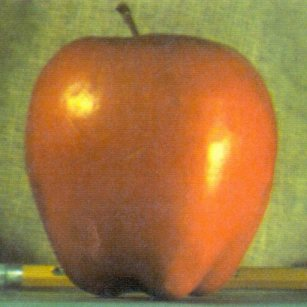
//> input picture Sheet02/images/apple.jpg, 307 x 307 px
$ ./sheet00 ../../Sheet02/images/apple.jpg   (built with g++ and OpenCV 4)
//> lines starting //> are read from the running program, lines starting //| are printed output that depends on the picture; after the words box and inside, x2 and y2 are one past the last pixel; in counts of white or black regions, pixels touching at a corner belong together
#include <iostream>
#include <opencv2/core/core.hpp>
#include <opencv2/highgui/highgui.hpp>
#include <opencv2/imgproc/imgproc.hpp>

using namespace std;
using namespace cv;

void readImage(const char* file, Mat& result) {
//> called with file = "../../Sheet02/images/apple.jpg"
    //TODO: implement your solution here
    cout << "(a) read image... " << endl;
    result = imread(file);
//> result is the input picture: 307 rows x 307 cols, CV_8UC3; mean B, G, R 64.8, 119.6, 159
    if(!result.data ) // Check for invalid input
    {
        cout <<  "Could not open or find the image: " << file << std::endl ;
    }
}

void display(const char* windowTitle, Mat& img) {
    //TODO: implement your solution here
    cout << "(a) show image... " << endl;
    imshow(windowTitle, img);

    //hold the window up to a key event
    waitKey(0);
}

void convertToGrayImg(Mat& img, Mat& result) {
    //TODO: implement your solution here
    cout << "(b) convert image to intensity image... " << endl;
    cvtColor(img, result, CV_BGR2GRAY );
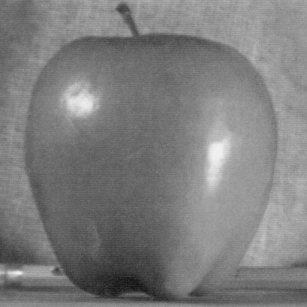
//> result: 307 rows x 307 cols, CV_8UC1; min 15, max 243, mean 125.2
}

void subtractIntensityImage(Mat& bgrImg, Mat& grayImg, Mat& result) {
    //TODO: implement your solution here
    cout << "(c) subtract the intensity and from each color channel " << endl;

    // convert result to a grayscaled image with 3 channels
    cvtColor(grayImg, result, CV_GRAY2BGR);
//> result: 307 rows x 307 cols, CV_8UC3

    // bgrImg - 0.5*grayImg
    subtract(bgrImg, 0.5*result, result);
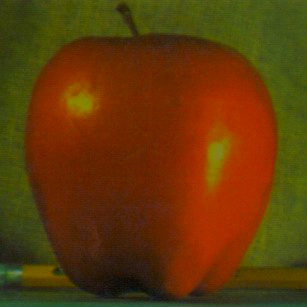
//> result: 307 rows x 307 cols, CV_8UC3; mean B, G, R 8.7, 57.1, 96.5

    // max(bgrImg − 0.5*grayImg, 0)
    cv::max(result, 0.0);

}

void pixelwiseSubtraction(Mat& bgrImg, Mat& grayImg, Mat& result) {
    //TODO: implement your solution here
    cout << "(d) subtract the intensity and from each color channel (pixelwise operations)" << endl;

    // convert result to a grayscaled image with 3 channels
    cvtColor(grayImg, result, CV_GRAY2BGR);

    int nRows = result.rows;
//> nRows = 307
    int nCols = result.cols * result.channels();
//> nCols = 921

    if (bgrImg.isContinuous() && result.isContinuous())
    {
        nCols *= nRows;
//> nCols = 282747
        nRows = 1;
    }

    int i,j;
    uchar* result_j;
    uchar* bgrImg_j;

    for( i = 0; i < nRows; ++i)
    {
        result_j = result.ptr<uchar>(i);
        bgrImg_j = bgrImg.ptr<uchar>(i);
        for ( j = 0; j < nCols; ++j)
        {
            result_j[j] = std::max( (bgrImg_j[j] - 0.5*result_j[j]), 0.);
        }
    }

}

void extractPatch(Mat& img, Mat& result) {
    //TODO: implement your solution here
    cout << "(e) random patch" << endl;

    //get the start coordinates to begin extracting the patch
    int startX = (img.size().width / 2) - 8;
//> startX = 145
    int startY = (img.size().height / 2) - 8;
//> startY = 145


    img(Rect(startX,startY,16,16)).copyTo(result);
}

void copyPatchToRandomLocation(Mat& img, Mat& patch, Mat& result) {
    //TODO: implement your solution here

    cout << "(e) afterRandomCopying" << endl;

    //initialize a random object
    RNG rng;

    //copy the original image matrix to the result matrix
    img.copyTo(result);

    //get a random position in the original image to place the patch
    int rand_x = rng.uniform(0, (result.size().width - 16));
    int rand_y = rng.uniform(0, (result.size().height - 16));

    // copy patch to the result image at the uniform random position
    patch.copyTo(result(Rect(rand_x, rand_y, patch.cols, patch.rows)));
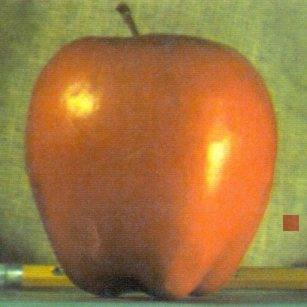
//> result: 307 rows x 307 cols, CV_8UC3; 0.27% of pixels changed, all inside (x1, y1, x2, y2) = (283, 215, 299, 231)

}

void drawRandomRectanglesAndEllipses(Mat& img) {
    //TODO: implement your solution here

    cout << "(f) drawing random rectanges and ellipses on the image" << endl;

    //get the size of the image
    int width = img.size().width;
//> width = 307
    int height = img.size().height;
//> height = 307

    //initialize a random object
    RNG rng;

    //generate ten rectangles and eclipse with a random position and size
    //in the range of the image size and place them randomly
    //in the image
    for (int i = 0; i < 10; i++) {

        // draw rectangles
        rectangle(  img,
                    Point(rng.uniform(0, width), rng.uniform(0, height)),
                    Point(rng.uniform(0, width), rng.uniform(0, height)),
                    Scalar(rng.uniform(0, 255), rng.uniform(0, 255), rng.uniform(0, 255))
                 );

        // draw ellipses
        ellipse(    img,
                    Point(rng.uniform(0, width), rng.uniform(0, height) ),
                    Size( rng.uniform(0, width), rng.uniform(0, height) ),
                    rng.uniform(0, 360),
                    rng.uniform(0, 360),
                    rng.uniform(0, 360),
                    Scalar(rng.uniform(0, 255), rng.uniform(0, 255), rng.uniform(0, 255))
                );


    }
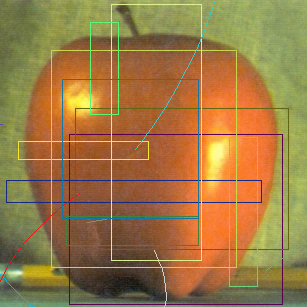
//> img: 307 rows x 307 cols, CV_8UC3; 5.94% of pixels changed, all inside (x1, y1, x2, y2) = (0, 0, 307, 307)

}

int main(int argc, char* argv[])
{
    // check input arguments
    if(argc!=2) {
        cout << "usage: " << argv[0] << " <path_to_image>" << endl;
        return -1;
    }

    // read and display the input image
    Mat bgrImg;
    readImage(argv[1], bgrImg);
    display("(a) inputImage", bgrImg);

    // (b) convert bgrImg to grayImg
    Mat grayImg;
    convertToGrayImg(bgrImg, grayImg);
    display("(b) grayImage", grayImg);

    // (c) bgrImg - 0.5*grayImg
    Mat imgC;
    subtractIntensityImage(bgrImg, grayImg, imgC);
    display("(c) subtractedImage", imgC);

    // (d) pixelwise operations
    Mat imgD;
    pixelwiseSubtraction(bgrImg, grayImg, imgD);
    display("(d) subtractedImagePixelwise", imgD);

    // (e) copy 16x16 patch from center to a random location
    Mat patch;
    extractPatch(bgrImg, patch);
    display("(e) random patch", patch);
    Mat imgE;
    copyPatchToRandomLocation(bgrImg, patch, imgE);
    display("(e) afterRandomCopying", imgE);


    // (f) drawing random rectanges on the image
    drawRandomRectanglesAndEllipses(bgrImg);
    display("(f) random elements", bgrImg);


    return 0;
}
